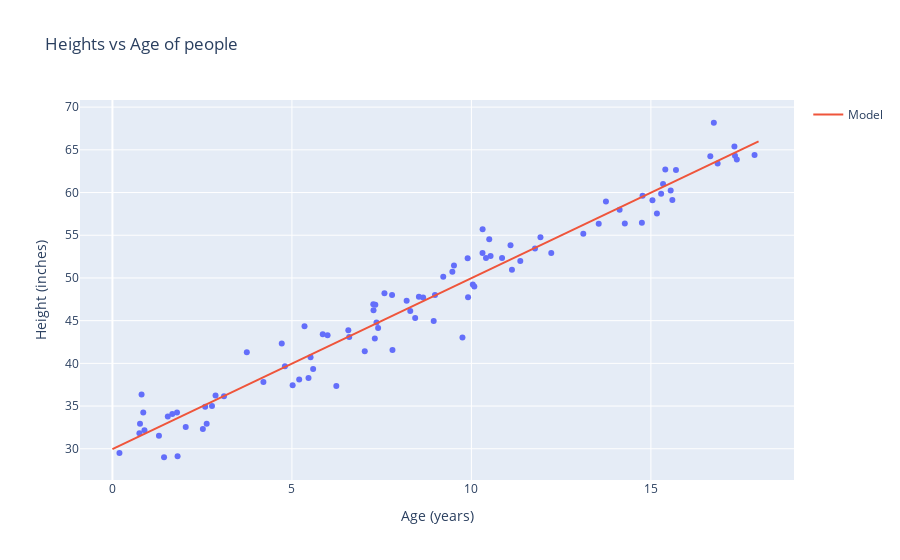

The notebook cell this image was saved under:
### Code cell
fig.add_trace(go.Scatter(x=x_new.reshape(x_new.shape[0]), y=preds, mode='lines', name='Model'))
fig.write_image('base.svg', width=800)
fig.show()
